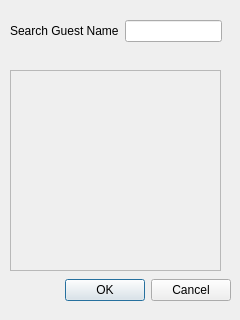
<?xml version="1.0" encoding="UTF-8"?>
<ui version="4.0">
 <class>guestInfoDialog</class>
 <widget class="QDialog" name="guestInfoDialog">
  <property name="geometry">
   <rect>
    <x>0</x>
    <y>0</y>
    <width>240</width>
    <height>320</height>
   </rect>
  </property>
  <property name="windowTitle">
   <string>Dialog</string>
  </property>
  <widget class="QDialogButtonBox" name="buttonBox">
   <property name="geometry">
    <rect>
     <x>10</x>
     <y>270</y>
     <width>221</width>
     <height>41</height>
    </rect>
   </property>
   <property name="orientation">
    <enum>Qt::Horizontal</enum>
   </property>
   <property name="standardButtons">
    <set>QDialogButtonBox::Cancel|QDialogButtonBox::Ok</set>
   </property>
  </widget>
  <widget class="QScrollArea" name="scrollArea">
   <property name="geometry">
    <rect>
     <x>10</x>
     <y>70</y>
     <width>211</width>
     <height>201</height>
    </rect>
   </property>
   <property name="widgetResizable">
    <bool>true</bool>
   </property>
   <widget class="QWidget" name="scrollAreaWidgetContents">
    <property name="geometry">
     <rect>
      <x>0</x>
      <y>0</y>
      <width>207</width>
      <height>197</height>
     </rect>
    </property>
   </widget>
  </widget>
  <widget class="QWidget" name="">
   <property name="geometry">
    <rect>
     <x>10</x>
     <y>20</y>
     <width>212</width>
     <height>22</height>
    </rect>
   </property>
   <layout class="QHBoxLayout" name="horizontalLayout">
    <item>
     <widget class="QLabel" name="label">
      <property name="text">
       <string>Search Guest Name</string>
      </property>
     </widget>
    </item>
    <item>
     <widget class="QLineEdit" name="lineEdit"/>
    </item>
   </layout>
  </widget>
 </widget>
 <resources/>
 <connections>
  <connection>
   <sender>buttonBox</sender>
   <signal>accepted()</signal>
   <receiver>guestInfoDialog</receiver>
   <slot>accept()</slot>
   <hints>
    <hint type="sourcelabel">
     <x>248</x>
     <y>254</y>
    </hint>
    <hint type="destinationlabel">
     <x>157</x>
     <y>274</y>
    </hint>
   </hints>
  </connection>
  <connection>
   <sender>buttonBox</sender>
   <signal>rejected()</signal>
   <receiver>guestInfoDialog</receiver>
   <slot>reject()</slot>
   <hints>
    <hint type="sourcelabel">
     <x>316</x>
     <y>260</y>
    </hint>
    <hint type="destinationlabel">
     <x>286</x>
     <y>274</y>
    </hint>
   </hints>
  </connection>
 </connections>
</ui>
